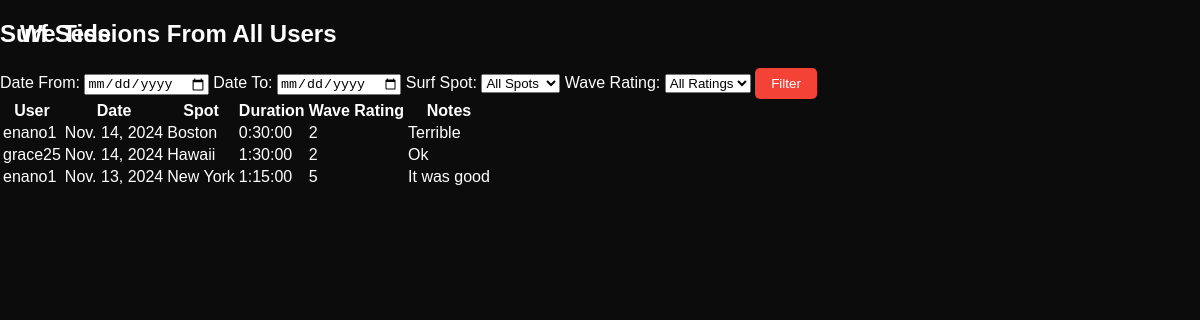
The app's page /surf_sessions_public/ with its own data.
### tide/models.py (models this page shows, shortened)
class SurfSession(models.Model):
    surf_spot = models.ForeignKey(SurfSpot, on_delete=models.CASCADE, related_name='surf_sessions')
    user = models.ForeignKey(User, on_delete=models.CASCADE, related_name='surf_sessions')
    date = models.DateField()
    duration = models.DurationField()
    wave_rating = models.IntegerField(choices=[(i, str(i)) for i in range(1, 6)])
    notes = models.TextField(blank=True, max_length=100)

class SurfSpot(models.Model):
    user = models.ForeignKey(User, on_delete=models.CASCADE, related_name='surf_spots')
    station_id = models.CharField(max_length=10)
    nickname = models.CharField(max_length=100, blank=True)
    latitude = models.FloatField()
    longitude = models.FloatField()
    created_at = models.DateTimeField(auto_now_add=True)
    def __str__(self):
        return f"{self.nickname or self.station_id}"
    class Meta:
        ordering = ['-created_at']

### tide/views.py (the view)
# urls.py: path('surf_sessions_public/', views.SurfSessionPublicListView.as_view(), name='surf_sessions_public'),
class SurfSessionPublicListView(ListView):
    model = SurfSession
    template_name = 'tide/surf_sessions_public.html'
    context_object_name = 'surf_sessions'
    def get_queryset(self):
        queryset = SurfSession.objects.all().order_by('-date')
        date_from = self.request.GET.get('date_from')
        date_to = self.request.GET.get('date_to')
        surf_spot = self.request.GET.get('surf_spot')
        wave_rating = self.request.GET.get('wave_rating')
        if date_from:
            queryset = queryset.filter(date__gte=date_from)
        if date_to:
            queryset = queryset.filter(date__lte=date_to)
        if surf_spot:
            queryset = queryset.filter(surf_spot__id=surf_spot)
        if wave_rating:
            queryset = queryset.filter(wave_rating=wave_rating)
        return queryset
    def get_context_data(self, **kwargs):
        context = super().get_context_data(**kwargs)
        context['surf_spots'] = SurfSpot.objects.all()
        return context

### tide/templates/tide/surf_sessions_public.html (shortened to what this page needs)
{% extends 'tide/base.html' %}
{% block content %}
<h2>Surf Sessions From All Users</h2>
<form method="get" action="{% url 'surf_sessions_public' %}">
    <label for="date_from">Date From:</label>
    <input type="date" name="date_from" value="{{ request.GET.date_from }}">
    <label for="date_to">Date To:</label>
    <input type="date" name="date_to" value="{{ request.GET.date_to }}">
    <label for="surf_spot">Surf Spot:</label>
    <select name="surf_spot">
        <option value="">All Spots</option>
    </select>
    <label for="wave_rating">Wave Rating:</label>
    <select name="wave_rating">
        <option value="">All Ratings</option>
    </select>
    <button type="submit">Filter</button>
</form>
<table class="table">
    <thead>
        <tr>
            <th>User</th>
            <th>Date</th>
            <th>Spot</th>
            <th>Duration</th>
            <th>Wave Rating</th>
            <th>Notes</th>
        </tr>
    </thead>
    <tbody>
        {% if surf_sessions %}
            {% for session in surf_sessions %}
            <tr>
                <td>{{ session.user }}</td>
                <td>{{ session.date }}</td>
                <td>{{ session.surf_spot }}</td>
                <td>{{ session.duration }}</td>
                <td>{{ session.wave_rating }}</td>
                <td>{{ session.notes|default:"No notes" }}</td>
            </tr>
            {% endfor %}
        {% else %}
            <tr>
                <td colspan="5">No surf sessions available.</td>
            </tr>
        {% endif %}
    </tbody>
</table>
{% endblock %}

### tide/static/tide/tidestyles.css (style rules this page uses)
* { box-sizing: border-box; }
body { -ms-overflow-style: none; scrollbar-width: none; }
body { margin: 0; font-family: Arial, sans-serif; background-color: rgb(12, 12, 12); color: white; }
button[type="submit"] { background-color: #f44336; color: white; padding: 8px 16px; border: none; border-radius: 5px; cursor: pointer; transition: background-color 0.3s; }

### records on screen
SurfSession: user "enano1", date "Nov. 14, 2024", surf_spot "Boston", duration "0:30:00", wave_rating "2", notes "Terrible"
SurfSession: user "grace25", date "Nov. 14, 2024", surf_spot "Hawaii", duration "1:30:00", wave_rating "2", notes "Ok"
SurfSession: user "enano1", date "Nov. 13, 2024", surf_spot "New York", duration "1:15:00", wave_rating "5", notes "It was good"
